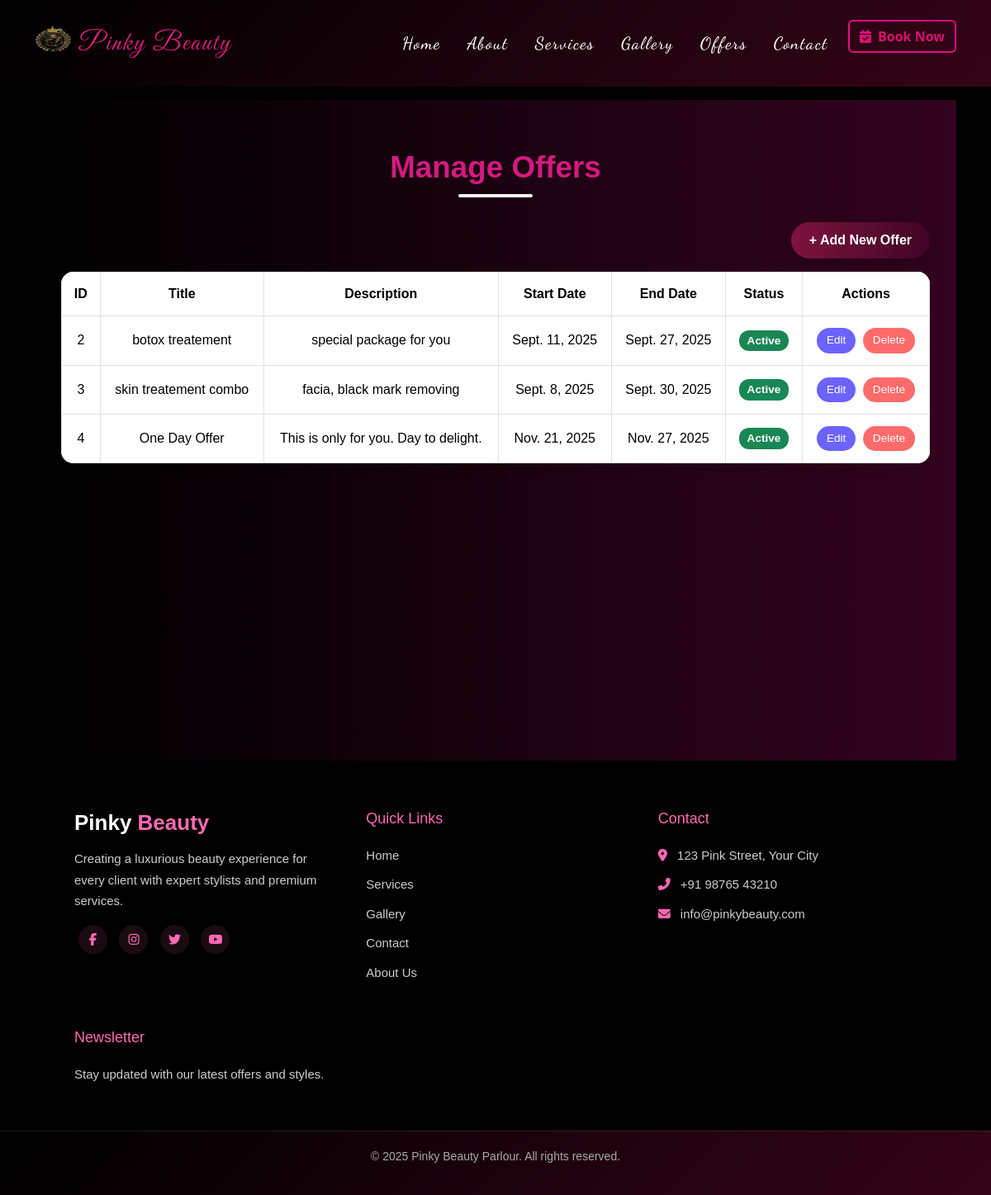
Page /admin-offers/ (signed in) on the committed database.
### main/models.py (models this page shows, shortened)
class Offer(models.Model):
    title = models.CharField(max_length=100)
    description = models.TextField()
    start_date = models.DateField()
    end_date = models.DateField()
    active = models.BooleanField(default=True)

### main/views.py (the view)
# urls.py: path('admin-offers/', views.offers_page_admin, name='offers_page_admin'),
@login_required
def offers_page_admin(request):
    if not request.user.is_superuser:
        return redirect('home')
    offers = Offer.objects.all()
    return render(request, 'admin_offers.html', {'offers': offers})

### main/Templates/admin_offers.html (shortened to what this page needs)
{% extends "base.html" %}
{% load static %}
{% block content %}
<section class="manage-offers">
  <div class="container">
    <h2>Manage Offers</h2>
    <div class="text-end mb-3">
      <a href="{% url 'add_offer' %}" class="btn-add shadow">+ Add New Offer</a>
    </div>
    <div class="table-responsive">
      <table class="table table-bordered offer-table">
        <thead>
          <tr>
            <th>ID</th>
            <th>Title</th>
            <th>Description</th>
            <th>Start Date</th>
            <th>End Date</th>
            <th>Status</th>
            <th>Actions</th>
          </tr>
        </thead>
        <tbody>
          {% for offer in offers %}
          <tr>
            <td>{{ offer.id }}</td>
            <td>{{ offer.title }}</td>
            <td>{{ offer.description|truncatewords:15 }}</td>
            <td>{{ offer.start_date }}</td>
            <td>{{ offer.end_date }}</td>
            <td>
              {% if offer.active %}
              <span class="badge bg-success">Active</span>
              {% else %}
              <span class="badge bg-danger">Inactive</span>
              {% endif %}
            </td>
            <td>
              <a href="{% url 'edit_offer' offer.id %}" class="btn btn-primary btn-sm me-1">Edit</a>
              <a href="{% url 'delete_offer' offer.id %}" class="btn btn-danger btn-sm">Delete</a>
            </td>
          </tr>
          {% empty %}
          <tr>
            <td colspan="7" class="text-center text-muted">No offers available.</td>
          </tr>
          {% endfor %}
        </tbody>
      </table>
    </div>
  </div>
</section>
{% endblock %}

### main/Templates/base.html (style rules this page uses)
body { font-family: 'Segoe UI', Tahoma, Geneva, Verdana, sans-serif; background-color: #000; color: #ffffff; overflow-x: hidden; }

### main/Templates/admin_offers.html (style rules this page uses)
.manage-offers { min-height: 100vh; padding: 60px 20px; background: linear-gradient(to right, rgba(0, 0, 0, 0.85), rgba(67, 4, 41, 0.759)); font-family: 'Poppins', sans-serif; animation: fadeIn 1s ease-in-out; }
.manage-offers h2 { text-align: center; font-size: 2.3rem; font-weight: 700; color: #d41980; margin-bottom: 30px; position: relative; }
.manage-offers h2::after { content: ""; width: 90px; height: 4px; background-color: #f8f4f5; border-radius: 5px; display: block; margin: 10px auto 0; }
.btn-add { display: inline-block; background: linear-gradient(to right, rgba(141, 23, 68, 0.85), rgba(67, 4, 41, 0.759)); color: #fff; border: none; border-radius: 25px; padding: 10px 22px; text-decoration: none; transition: 0.3s; font-weight: 600; box-shadow: 0 4px 12px rgba(255, 100, 150, 0.3); }
.offer-table { background: #fff; border-radius: 15px; box-shadow: 0 6px 20px rgba(0, 0, 0, 0.08); overflow: hidden; animation: fadeUp 1s ease; }
.offer-table thead { background-color: #1a1a1a; color: #fff; text-align: center; }
.offer-table th, .offer-table td { vertical-align: middle; text-align: center; padding: 14px; }
.btn-sm { border-radius: 20px; padding: 5px 12px; font-size: 0.85rem; }
.btn-primary { background-color: #6c63ff; border: none; }
.btn-danger { background-color: #ff6b6b; border: none; }
.badge { font-size: 0.85rem; padding: 6px 10px; border-radius: 12px; }

### rows in the picture
Offer: id "2", title "botox treatement", description "special package for you", start_date "Sept. 11, 2025", end_date "Sept. 27, 2025", active "Active"
Offer: id "3", title "skin treatement combo", description "facia, black mark removing", start_date "Sept. 8, 2025", end_date "Sept. 30, 2025", active "Active"
Offer: id "4", title "One Day Offer", description "This is only for you. Day to delight.", start_date "Nov. 21, 2025", end_date "Nov. 27, 2025", active "Active"
